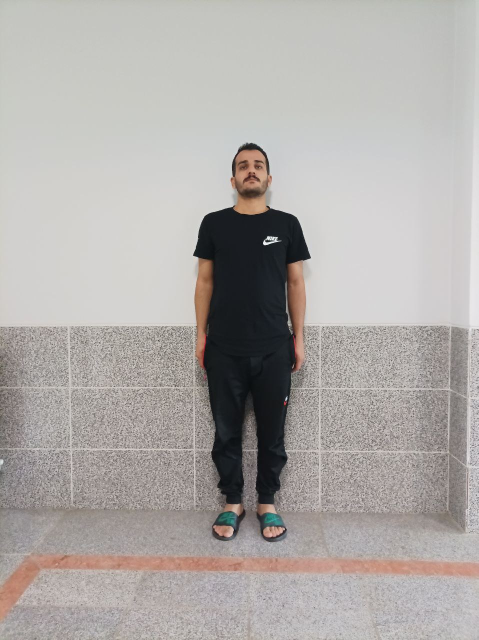
%> input picture Project_6/milad.jpg, 957 x 1280 px (shown at 1/2 size)
$ octave height.m   (GNU Octave 9; MATLAB toolbox functions it lacks are replaced by stand-ins)
%> lines starting %> are read from the running program, lines starting %| are printed output that depends on the picture; in (x1, y1, x2, y2) boxes, pixels count from 0 and x2, y2 are one past the last pixel; in counts of white or black regions, pixels touching at a corner belong together; the program's own positions count from 1
clear all;
close all;
clc;
%preprocessing
img=imread('milad.jpg');
%> img is the input picture: size 1280x957x3 uint8; mean R, G, B 174.3, 170.2, 167.4
img=rgb2gray(imresize(img, [1280, 957]));
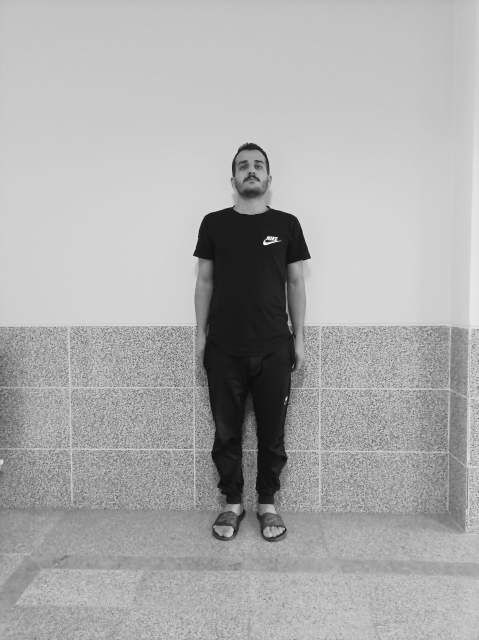
%> img: size 1280x957 uint8 (shown at 1/2 size); min 1, max 255, mean 171.1
th=graythresh(img);
%> th = 0.451
bw=~im2bw(img,th);
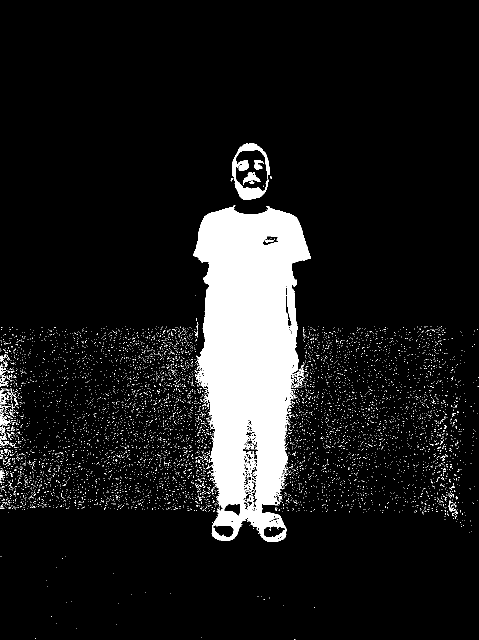
%> bw: size 1280x957 logical (shown at 1/2 size); 10% white; 7017 white regions (6982 under 20 px), largest, box (x1, y1, x2, y2) and area: (386, 411, 622, 1084) 102881, (464, 286, 539, 400) 2815, (486, 344, 521, 370) 362
bw=imfill(bw,'holes');
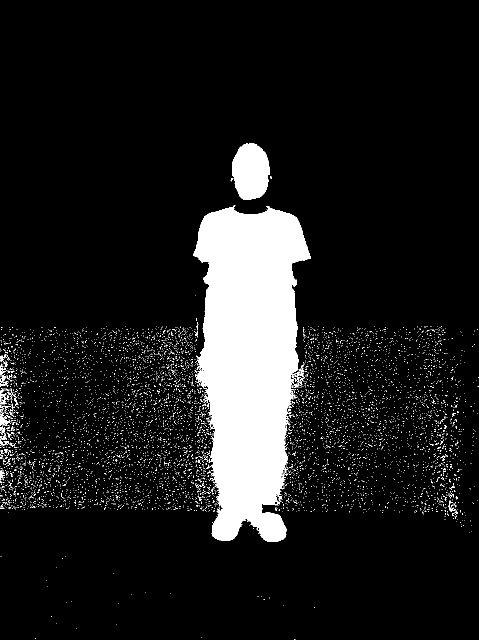
%> bw: size 1280x957 logical (shown at 1/2 size); 10.7% white; 6973 white regions (6944 under 20 px), largest, box (x1, y1, x2, y2) and area: (386, 411, 622, 1084) 108611, (464, 286, 539, 400) 6734, (0, 777, 19, 809) 216
se=strel('disk',5);
bw=imopen(bw,se);
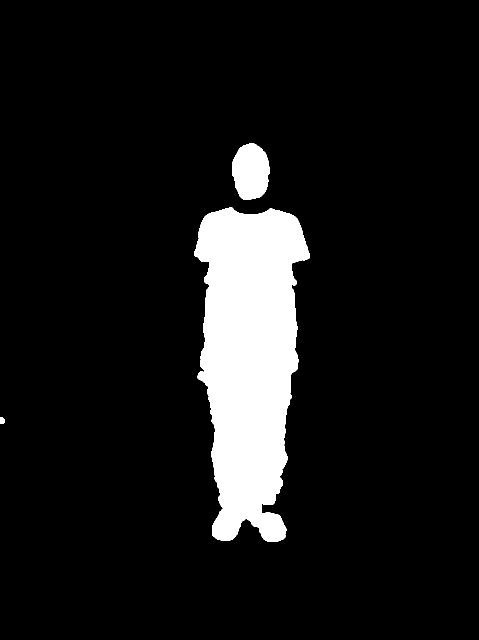
%> bw: size 1280x957 logical (shown at 1/2 size); 9.3% white; 3 white regions, box (x1, y1, x2, y2) and area: (388, 415, 620, 1084) 107182, (464, 287, 539, 400) 6696, (0, 834, 10, 847) 109
imshow(bw);

% Find the first white pixel from the top row
top_row = 1;
while sum(bw(top_row,:)) == 0
    top_row = top_row + 1;
end
%> after the loop, top_row = 288

% Find the first white pixel from the bottom row
bottom_row = size(bw,1);
%> bottom_row = 1280
while sum(bw(bottom_row,:)) == 0
    bottom_row = bottom_row - 1;
end
%> this loop made 196 passes
%> bottom_row on passes 1 to 3: 1279, 1278, 1277
%> after the loop, bottom_row = 1084

% Calculate the height of the person in pixels
height_pixels = bottom_row - top_row + 1;
%> height_pixels = 797

% Calculate the height of the person in meters
%pixels_per_meter = 183 / height_pixels; % Assume the person is 183 cm tall
height_meters = height_pixels *0.2072;
%> height_meters = 165.1

% Display the height of the person
fprintf('The height of the person in the image is %.2f centimeters.\n', height_meters);
%| The height of the person in the image is 165.14 centimeters.

$ run again, with Project_6/mansour.jpg copied over Project_6/milad.jpg
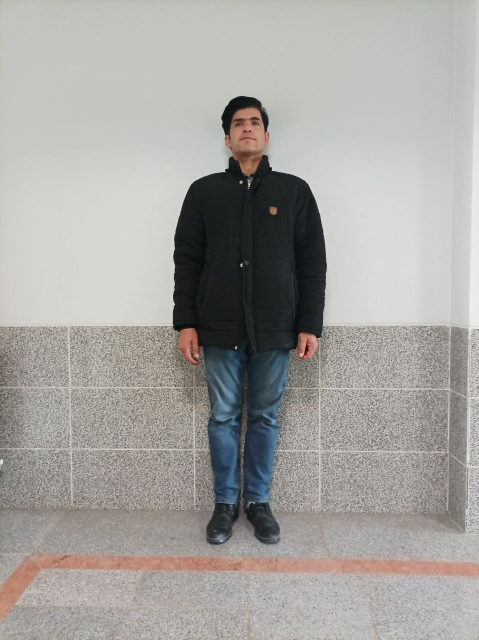
%> input picture Project_6/mansour.jpg, 957 x 1280 px (shown at 1/2 size)
%> img is the input picture: size 1280x957x3 uint8; mean R, G, B 164.6, 162.5, 159.1
%> img: size 1280x957 uint8
%> th = 0.459
%> `bw=~im2bw(img,th);`:
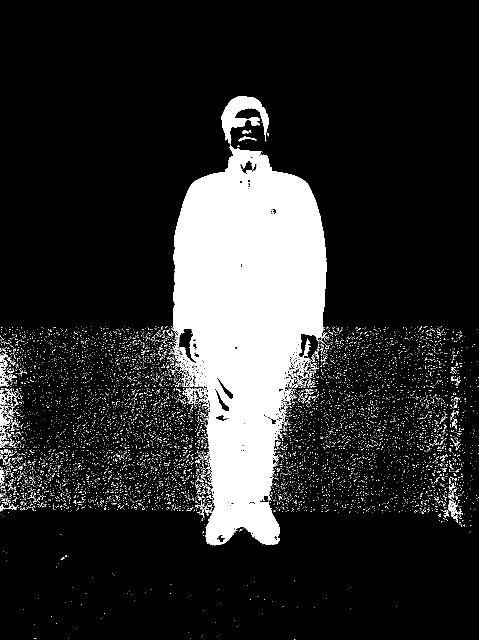
%> bw: size 1280x957 logical (shown at 1/2 size); 15.3% white; 8731 white regions (8630 under 20 px), largest, box (x1, y1, x2, y2) and area: (342, 289, 655, 1090) 157193, (442, 192, 537, 288) 3983, (0, 726, 25, 773) 348
%> `bw=imopen(bw,se);`:
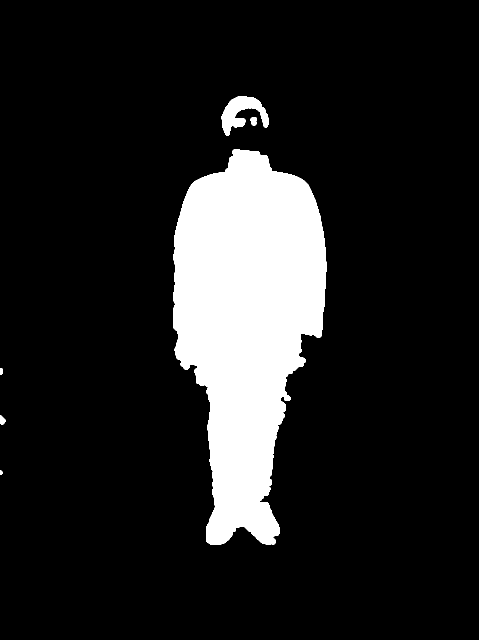
%> bw: size 1280x957 logical (shown at 1/2 size); 13.3% white; 6 white regions, box (x1, y1, x2, y2) and area: (346, 298, 654, 1090) 159252, (443, 192, 537, 271) 3477, (501, 234, 514, 251) 182, (0, 831, 11, 849) 147, (0, 736, 6, 749) 72, (0, 941, 5, 950) 39
%> after the loop `while sum(bw(top_row,:)) == 0`: top_row = 193
%> the loop `while sum(bw(bottom_row,:)) == 0` made 190 passes
%> bottom_row on passes 1 to 3: 1279, 1278, 1277
%> after the loop `while sum(bw(bottom_row,:)) == 0`: bottom_row = 1090
%> height_pixels = 898
%> height_meters = 186.1
%| The height of the person in the image is 186.07 centimeters.
